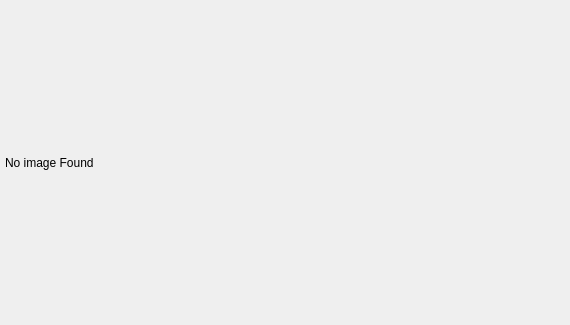
<?xml version="1.0" encoding="UTF-8"?>
<ui version="4.0">
 <class>MockPagePreview</class>
 <widget class="QDialog" name="MockPagePreview">
  <property name="geometry">
   <rect>
    <x>0</x>
    <y>0</y>
    <width>570</width>
    <height>325</height>
   </rect>
  </property>
  <property name="minimumSize">
   <size>
    <width>570</width>
    <height>325</height>
   </size>
  </property>
  <property name="maximumSize">
   <size>
    <width>570</width>
    <height>325</height>
   </size>
  </property>
  <property name="windowTitle">
   <string>MockPage Preview</string>
  </property>
  <layout class="QVBoxLayout" name="verticalLayout">
   <property name="spacing">
    <number>5</number>
   </property>
   <property name="leftMargin">
    <number>5</number>
   </property>
   <property name="topMargin">
    <number>5</number>
   </property>
   <property name="rightMargin">
    <number>5</number>
   </property>
   <property name="bottomMargin">
    <number>5</number>
   </property>
   <item>
    <widget class="QLabel" name="previewImage">
     <property name="minimumSize">
      <size>
       <width>560</width>
       <height>315</height>
      </size>
     </property>
     <property name="maximumSize">
      <size>
       <width>560</width>
       <height>315</height>
      </size>
     </property>
     <property name="text">
      <string>No image Found</string>
     </property>
    </widget>
   </item>
  </layout>
 </widget>
 <resources/>
 <connections/>
</ui>
